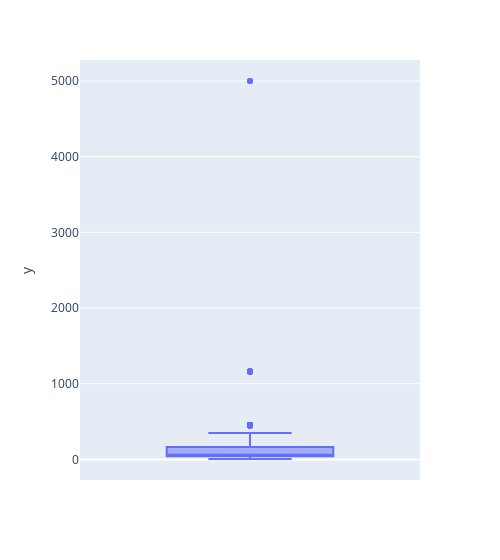

Notebook code cell kept with this figure:
### Code cell
px.box(y=clean_df['Price'], width=500)

### Figure 1 — Plotly figure (JSON) as saved in the notebook; plotly's stock layout.template omitted (floating-point values rounded to 4 significant figures; data arrays with more than 128 entries replaced by an {"elided": "..."} marker saying what was removed)
{"data": [{"alignmentgroup": "True", "hovertemplate": "y=%{y}<extra></extra>", "legendgroup": "", "marker": {"color": "#636efa"}, "name": "", "notched": false, "offsetgroup": "", "orientation": "v", "showlegend": false, "type": "box", "x0": " ", "xaxis": "x", "y": {"elided": "964 float values"}, "y0": " ", "yaxis": "y"}], "layout": {"boxmode": "group", "legend": {"tracegroupgap": 0}, "margin": {"t": 60}, "width": 500, "xaxis": {"anchor": "y", "domain": [0, 1]}, "yaxis": {"anchor": "x", "domain": [0, 1], "title": {"text": "y"}}}}
